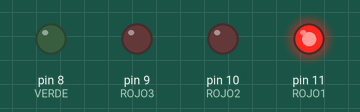
This sketch was run on a simulated Arduino Uno, built with avr-gcc and run on an emulated ATmega328P. Shown: output pins drawn as LEDs (lit = HIGH).

Above: at 0.1 s.
At 0.7 s:
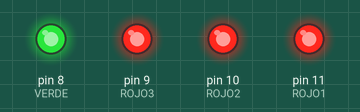
At 1.15 s:
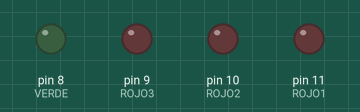
At 1.7 s:
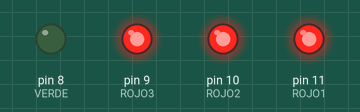
At 2.7 s:
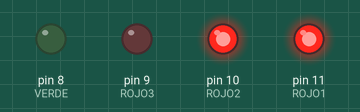
Timing chart, 0 to 3.0 s (numbered marks = the images above):
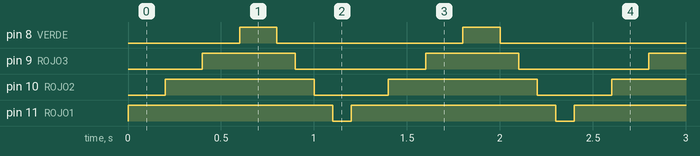

Measured:
- by itself, pin 8 (VERDE): alternates HIGH for 0.20 s and LOW for 1.0 s
- by itself, pin 9 (ROJO3): alternates HIGH for 0.50 s and LOW for 0.70 s
- by itself, pin 10 (ROJO2): alternates HIGH for 0.80 s and LOW for 0.40 s
- by itself, pin 11 (ROJO1): alternates HIGH for 1.1 s and LOW for 0.10 s

The sketch:

Secuenciador1.ino
```cpp
#define ROJO1 11
#define ROJO2 10
#define ROJO3 9
#define VERDE 8
#define TIEMPO 200

void setup() {
  pinMode(ROJO1, OUTPUT);
  pinMode(ROJO2, OUTPUT);
  pinMode(ROJO3, OUTPUT);
  pinMode(VERDE, OUTPUT);


}

void loop() {
  digitalWrite(ROJO1, HIGH);
  delay(TIEMPO);
  digitalWrite(ROJO2, HIGH);
  delay(TIEMPO);
  digitalWrite(ROJO3, HIGH);
  delay(TIEMPO);
  digitalWrite(VERDE, HIGH);
  delay(TIEMPO);
  digitalWrite(VERDE, LOW);
  delay(TIEMPO / 2);
  digitalWrite(ROJO3, LOW);
  delay(TIEMPO / 2);
  digitalWrite(ROJO2, LOW);
  delay(TIEMPO / 2);
  digitalWrite(ROJO1, LOW);
  delay(TIEMPO / 2);


}
```
